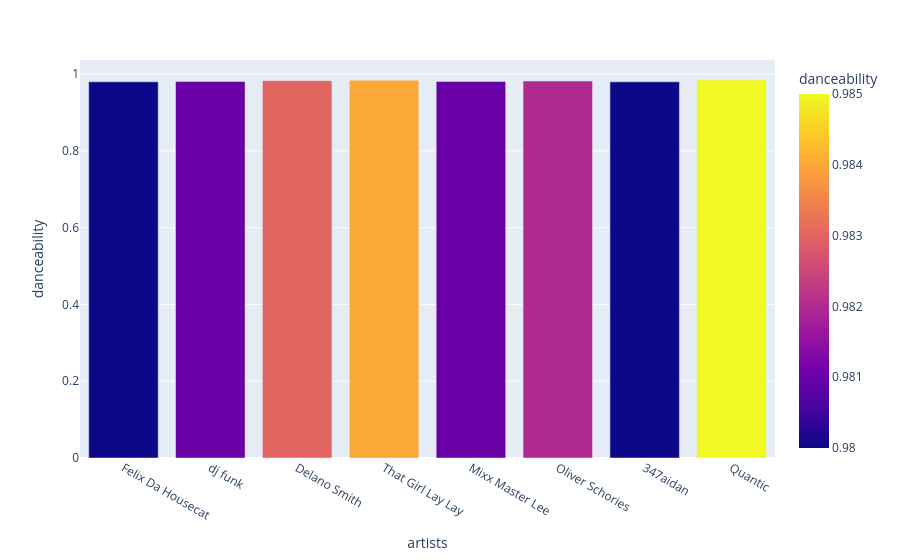

The notebook cell this image was saved under:
### Code cell
px.bar(Top_7_artists_with_danceable_overall_songs, x='artists', y='danceability', color='danceability')

### Figure 1 — Plotly figure (JSON) as saved in the notebook; plotly's stock layout.template omitted (floating-point values rounded to 4 significant figures)
{"data": [{"hovertemplate": "artists=%{x}<br>danceability=%{marker.color}<extra></extra>", "legendgroup": "", "marker": {"color": [0.98, 0.981, 0.983, 0.984, 0.981, 0.982, 0.98, 0.985], "coloraxis": "coloraxis", "pattern": {"shape": ""}}, "name": "", "orientation": "v", "showlegend": false, "textposition": "auto", "type": "bar", "x": ["Felix Da Housecat", "dj funk", "Delano Smith", "That Girl Lay Lay", "Mixx Master Lee", "Oliver Schories", "347aidan", "Quantic"], "xaxis": "x", "y": [0.98, 0.981, 0.983, 0.984, 0.981, 0.982, 0.98, 0.985], "yaxis": "y"}], "layout": {"barmode": "relative", "coloraxis": {"colorbar": {"title": {"text": "danceability"}}, "colorscale": [[0, "#0d0887"], [0.1111, "#46039f"], [0.2222, "#7201a8"], [0.3333, "#9c179e"], [0.4444, "#bd3786"], [0.5556, "#d8576b"], [0.6667, "#ed7953"], [0.7778, "#fb9f3a"], [0.8889, "#fdca26"], [1, "#f0f921"]]}, "legend": {"tracegroupgap": 0}, "margin": {"t": 60}, "xaxis": {"anchor": "y", "domain": [0, 1], "title": {"text": "artists"}}, "yaxis": {"anchor": "x", "domain": [0, 1], "title": {"text": "danceability"}}}}
